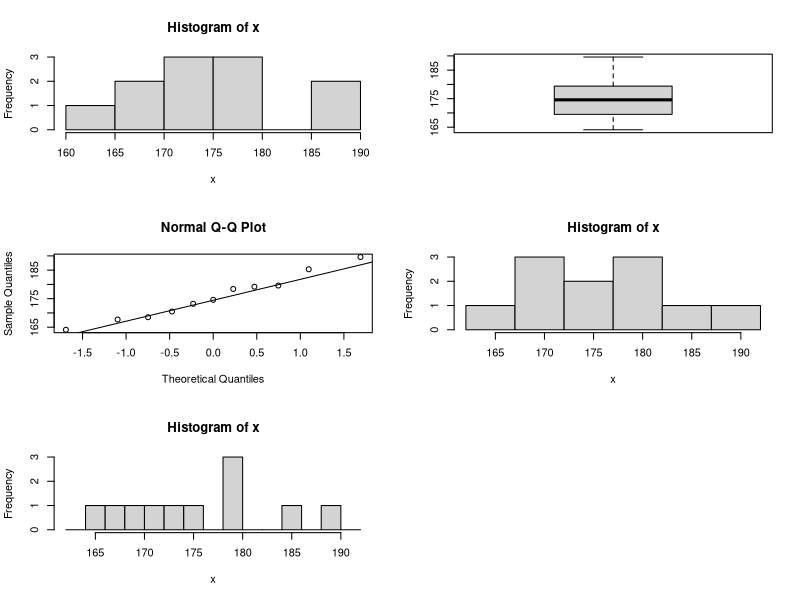
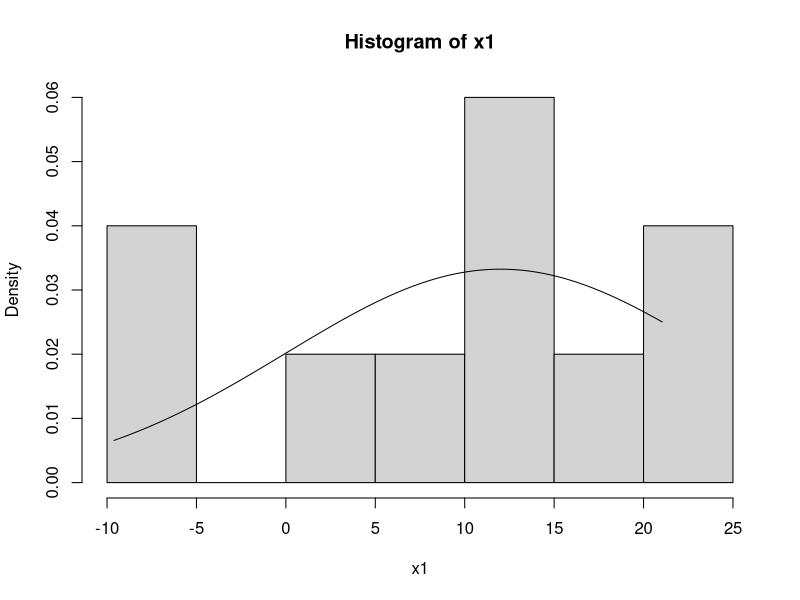
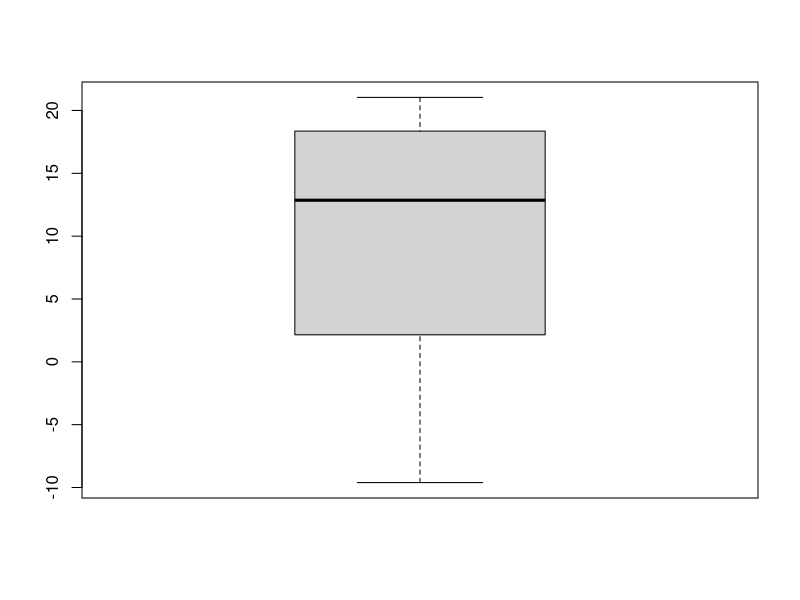
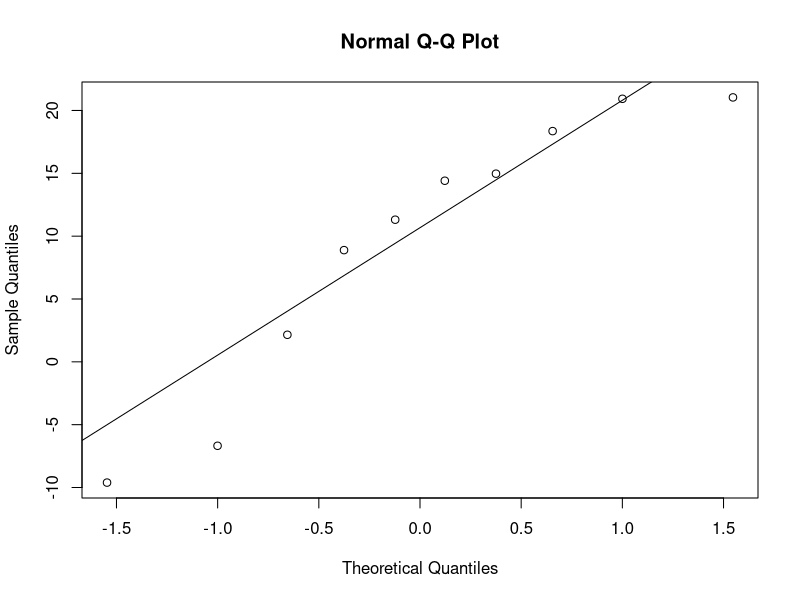
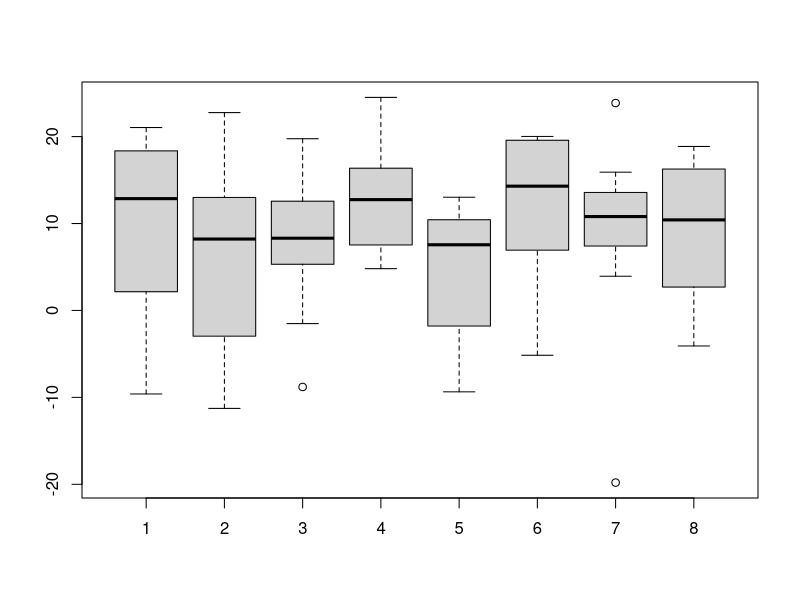
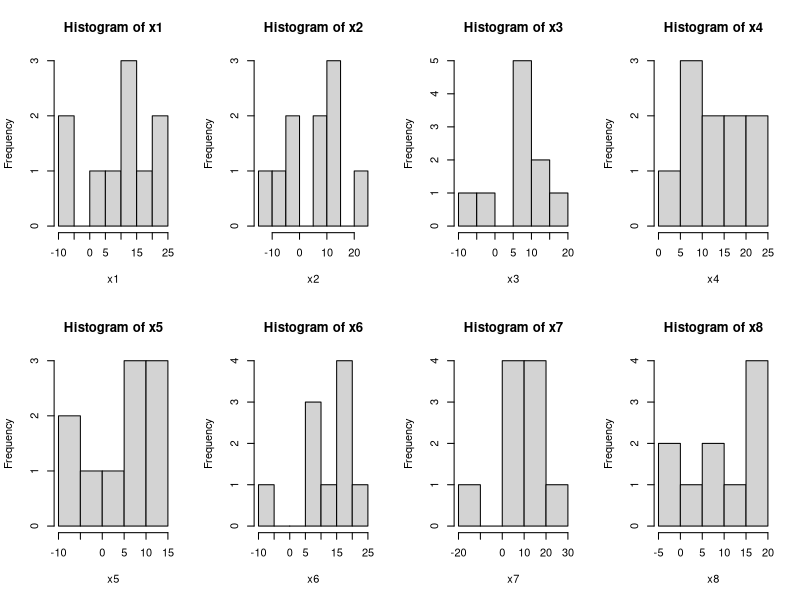
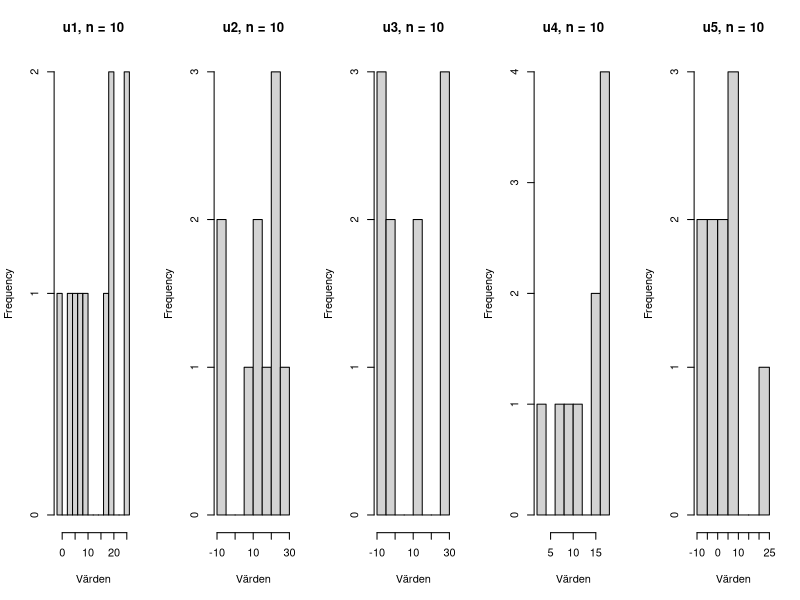
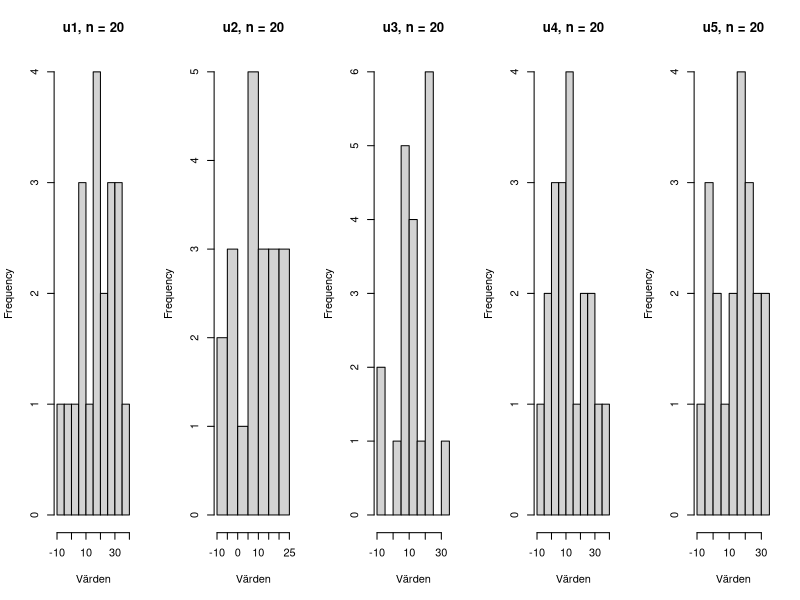

The R script that drew these images, in order:
## ---- chunk 1
x <- c(174.6, 173.2, 189.6, 167.7, 179.2, 179.6, 170.5, 168.5, 185.3, 164.1, 178.4)

mean(x) # medelvärdet
var(x) # variansen
sd(x) # standardavvikelse
summary(x) # minimum

total_par <- par(mfrow = c(3,2))
tree_diagram <- stem(x)
histogram <- hist(x)
boxplot <- boxplot(x)
normal_plot <- qqnorm(x)
qqline(x)

hist(x, breaks = seq(from = 162, to = 192, by = 5))
hist(x, breaks = seq(from = 162, to = 192, by = 2))

par(total_par)
## ---- chunk 2
set.seed(20040911)

x1 <- rnorm(10, 12, 12)

hist(x1, prob = TRUE)
x <- seq(from = min(x1), to = max(x1), length.out = 100) # tag minsta x:-10 och största x:25 för linjens intervall
# kan göra manuellt och sätta från -10 till 25 men detta gör det enklare om man vill på något sätt förändra
# stickproven
lines(x, dnorm(x, 12, 12))
## ---- chunk 3
boxplot(x1)
## ---- chunk 4
qqnorm(x1)
qqline(x1)
## ---- chunk 5
# definierar 8 stickprov som x1,x2,...,x8 med en normalfördelning

set.seed(20040911)
x1 <- rnorm(10, 12, 12) # kommer att bli samma stickprov som ovan då vi har samma seed
x2 <- rnorm(10, 12, 12) # detta blir ett stickprov annorlunda från x1, likaså de nedan
x3 <- rnorm(10, 12, 12)
x4 <- rnorm(10, 12, 12)
x5 <- rnorm(10, 12, 12)
x6 <- rnorm(10, 12, 12)
x7 <- rnorm(10, 12, 12)
x8 <- rnorm(10, 12, 12)
## ---- chunk 6
boxplot(x1, x2, x3, x4, x5, x6, x7, x8)
## ---- chunk 7
old_par <- par(mfrow = c(2, 4)) # 2 rader, 4 kolonner
hist(x1)
hist(x2)
hist(x3)
hist(x4)
hist(x5)
hist(x6)
hist(x7)
hist(x8)


par(old_par) # säg åt R att sluta förvänta sig fler plottar till samma fönster
## ---- chunk 8
set.seed(20040911)

# välj a såsom uppgift 1 kräver
a <- 13

# definiera gränser
alpha <- a * (1 - sqrt(3))
beta <- a * (1 + sqrt(3))

# för olika stickprovsstorlekar
ns <- c(10, 20, 100, 10000)

# generera stickprov och plotta histogram
for (n in ns) {
  # generera 5 oberoende stickprov
  u1 <- runif(n, min = alpha, max = beta)
  u2 <- runif(n, min = alpha, max = beta)
  u3 <- runif(n, min = alpha, max = beta)
  u4 <- runif(n, min = alpha, max = beta)
  u5 <- runif(n, min = alpha, max = beta)
  
  # plotta histogram
  par(mfrow = c(1, 5))
  hist(u1, main = paste("u1, n =", n), xlab = "Värden", breaks = 10)
  hist(u2, main = paste("u2, n =", n), xlab = "Värden", breaks = 10)
  hist(u3, main = paste("u3, n =", n), xlab = "Värden", breaks = 10)
  hist(u4, main = paste("u4, n =", n), xlab = "Värden", breaks = 10)
  hist(u5, main = paste("u5, n =", n), xlab = "Värden", breaks = 10)
  
  cat("Plottar för n =", n, "\n") # print after every plot
}
## ---- chunk 9
for (n in ns) {
  # generera 5 oberoende stickprov
  u1 <- runif(n, min = alpha, max = beta)
  u2 <- runif(n, min = alpha, max = beta)
  u3 <- runif(n, min = alpha, max = beta)
  u4 <- runif(n, min = alpha, max = beta)
  u5 <- runif(n, min = alpha, max = beta)
  
  # plotta histogram
  par(mfrow = c(1, 5))
  boxplot(u1, main = paste("u1, n =", n), xlab = "Värden", breaks = 10)
  boxplot(u2, main = paste("u2, n =", n), xlab = "Värden", breaks = 10)
  boxplot(u3, main = paste("u3, n =", n), xlab = "Värden", breaks = 10)
  boxplot(u4, main = paste("u4, n =", n), xlab = "Värden", breaks = 10)
  boxplot(u5, main = paste("u5, n =", n), xlab = "Värden", breaks = 10)
  
  cat("Plottar för n =", n, "\n") # print after every plot
}
## ---- chunk 10
for (n in ns) {
  # generera 5 oberoende stickprov
  u1 <- runif(n, min = alpha, max = beta)
  u2 <- runif(n, min = alpha, max = beta)
  u3 <- runif(n, min = alpha, max = beta)
  u4 <- runif(n, min = alpha, max = beta)
  u5 <- runif(n, min = alpha, max = beta)
  
  # plotta histogram
  par(mfrow = c(1, 5))
  qqnorm(u1, main = paste("u1, n =", n), xlab = "Värden")
  qqline(u1)
  qqnorm(u2, main = paste("u2, n =", n), xlab = "Värden")
  qqline(u2)
  qqnorm(u3, main = paste("u3, n =", n), xlab = "Värden")
  qqline(u3)
  qqnorm(u4, main = paste("u4, n =", n), xlab = "Värden")
  qqline(u4)
  qqnorm(u5, main = paste("u5, n =", n), xlab = "Värden")
  qqline(u5)
    
  cat("Plottar för n =", n, "\n") # print after every plot
}
## ---- chunk 11
set.seed(20040911)

# välj a såsom uppgift 1 kräver
a <- 13

# definiera gränser
beta <- 1/a

# för olika stickprovsstorlekar
ns <- c(10, 20, 100, 10000)

# generera stickprov och plotta histogram
for (n in ns) {
  # generera 5 oberoende stickprov
  e1 <- rexp(n, r = beta)
  e2 <- rexp(n, r = beta)
  e3 <- rexp(n, r = beta)
  e4 <- rexp(n, r = beta)
  e5 <- rexp(n, r = beta)
  
  # plotta histogram
  par(mfrow = c(1, 5))
  hist(e1, main = paste("e1, n =", n), xlab = "Värden", breaks = 10)
  hist(e2, main = paste("e2, n =", n), xlab = "Värden", breaks = 10)
  hist(e3, main = paste("e3, n =", n), xlab = "Värden", breaks = 10)
  hist(e4, main = paste("e4, n =", n), xlab = "Värden", breaks = 10)
  hist(e5, main = paste("e5, n =", n), xlab = "Värden", breaks = 10)
  
  cat("Plottar för n =", n, "\n") # print after every plot
}
## ---- chunk 12
for (n in ns) {
  # generera 5 oberoende stickprov
  e1 <- rexp(n, r = beta)
  e2 <- rexp(n, r = beta)
  e3 <- rexp(n, r = beta)
  e4 <- rexp(n, r = beta)
  e5 <- rexp(n, r = beta)
  
  # plotta histogram
  par(mfrow = c(1, 5))
  boxplot(e1, main = paste("e1, n =", n), xlab = "Värden", breaks = 10)
  boxplot(e2, main = paste("e2, n =", n), xlab = "Värden", breaks = 10)
  boxplot(e3, main = paste("e3, n =", n), xlab = "Värden", breaks = 10)
  boxplot(e4, main = paste("e4, n =", n), xlab = "Värden", breaks = 10)
  boxplot(e5, main = paste("e5, n =", n), xlab = "Värden", breaks = 10)
  
  cat("Plottar för n =", n, "\n") # print after every plot
}
## ---- chunk 13
for (n in ns) {
  # generera 5 oberoende stickprov
  e1 <- rexp(n, r = beta)
  e2 <- rexp(n, r = beta)
  e3 <- rexp(n, r = beta)
  e4 <- rexp(n, r = beta)
  e5 <- rexp(n, r = beta)
  
  # plotta histogram
  par(mfrow = c(1, 5))
  qqnorm(e1, main = paste("e1, n =", n), xlab = "Värden")
  qqnorm(e2, main = paste("e2, n =", n), xlab = "Värden")
  qqnorm(e3, main = paste("e3, n =", n), xlab = "Värden")
  qqnorm(e4, main = paste("e4, n =", n), xlab = "Värden")
  qqnorm(e5, main = paste("e5, n =", n), xlab = "Värden")
  
  cat("Plottar för n =", n, "\n") # print after every plot
}
## ---- chunk 14
data <- read.csv("olvinsprit.csv", header = TRUE) # läs filen

land <- data$Land
beer <- data$beer
vin <- data$vin
sprit <- data$sprit


plot(beer, vin) # lägg till titlarna här
text(beer, vin, land)
